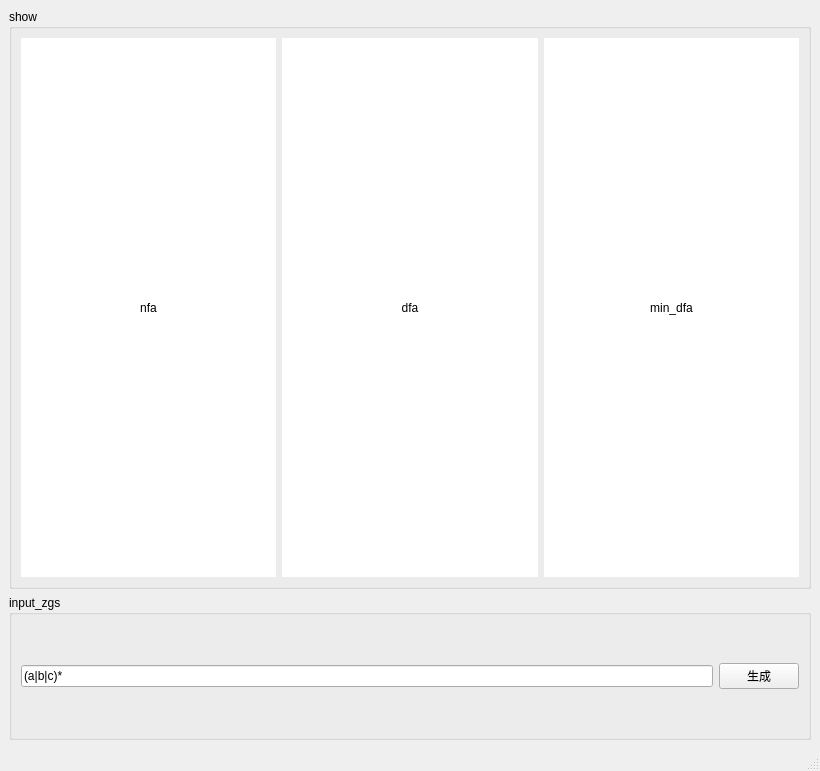
<?xml version="1.0" encoding="UTF-8"?>
<ui version="4.0">
 <class>MainWindow</class>
 <widget class="QMainWindow" name="MainWindow">
  <property name="geometry">
   <rect>
    <x>0</x>
    <y>0</y>
    <width>820</width>
    <height>771</height>
   </rect>
  </property>
  <property name="windowTitle">
   <string>MainWindow</string>
  </property>
  <widget class="QWidget" name="centralwidget">
   <layout class="QVBoxLayout" name="verticalLayout" stretch="4,1">
    <item>
     <widget class="QGroupBox" name="groupBox">
      <property name="title">
       <string>show</string>
      </property>
      <layout class="QHBoxLayout" name="horizontalLayout">
       <item>
        <widget class="QLabel" name="label_nfa">
         <property name="styleSheet">
          <string notr="true">background-color:rgb(255, 255, 255)</string>
         </property>
         <property name="text">
          <string>nfa</string>
         </property>
         <property name="alignment">
          <set>Qt::AlignCenter</set>
         </property>
        </widget>
       </item>
       <item>
        <widget class="QLabel" name="label_dfa">
         <property name="styleSheet">
          <string notr="true">background-color:rgb(255, 255, 255)</string>
         </property>
         <property name="text">
          <string>dfa</string>
         </property>
         <property name="alignment">
          <set>Qt::AlignCenter</set>
         </property>
        </widget>
       </item>
       <item>
        <widget class="QLabel" name="label_m_dfa">
         <property name="styleSheet">
          <string notr="true">background-color:rgb(255, 255, 255)</string>
         </property>
         <property name="text">
          <string>min_dfa</string>
         </property>
         <property name="alignment">
          <set>Qt::AlignCenter</set>
         </property>
        </widget>
       </item>
      </layout>
     </widget>
    </item>
    <item>
     <widget class="QGroupBox" name="groupBox_2">
      <property name="title">
       <string>input_zgs</string>
      </property>
      <layout class="QHBoxLayout" name="horizontalLayout_2">
       <item>
        <widget class="QLineEdit" name="lineEdit">
         <property name="text">
          <string extracomment="正规式">(a|b|c)*</string>
         </property>
        </widget>
       </item>
       <item>
        <widget class="QPushButton" name="pushButton">
         <property name="text">
          <string>生成</string>
         </property>
        </widget>
       </item>
      </layout>
     </widget>
    </item>
   </layout>
  </widget>
  <widget class="QStatusBar" name="statusbar"/>
  <widget class="QMenuBar" name="menubar">
   <property name="geometry">
    <rect>
     <x>0</x>
     <y>0</y>
     <width>820</width>
     <height>23</height>
    </rect>
   </property>
  </widget>
 </widget>
 <resources/>
 <connections/>
</ui>
